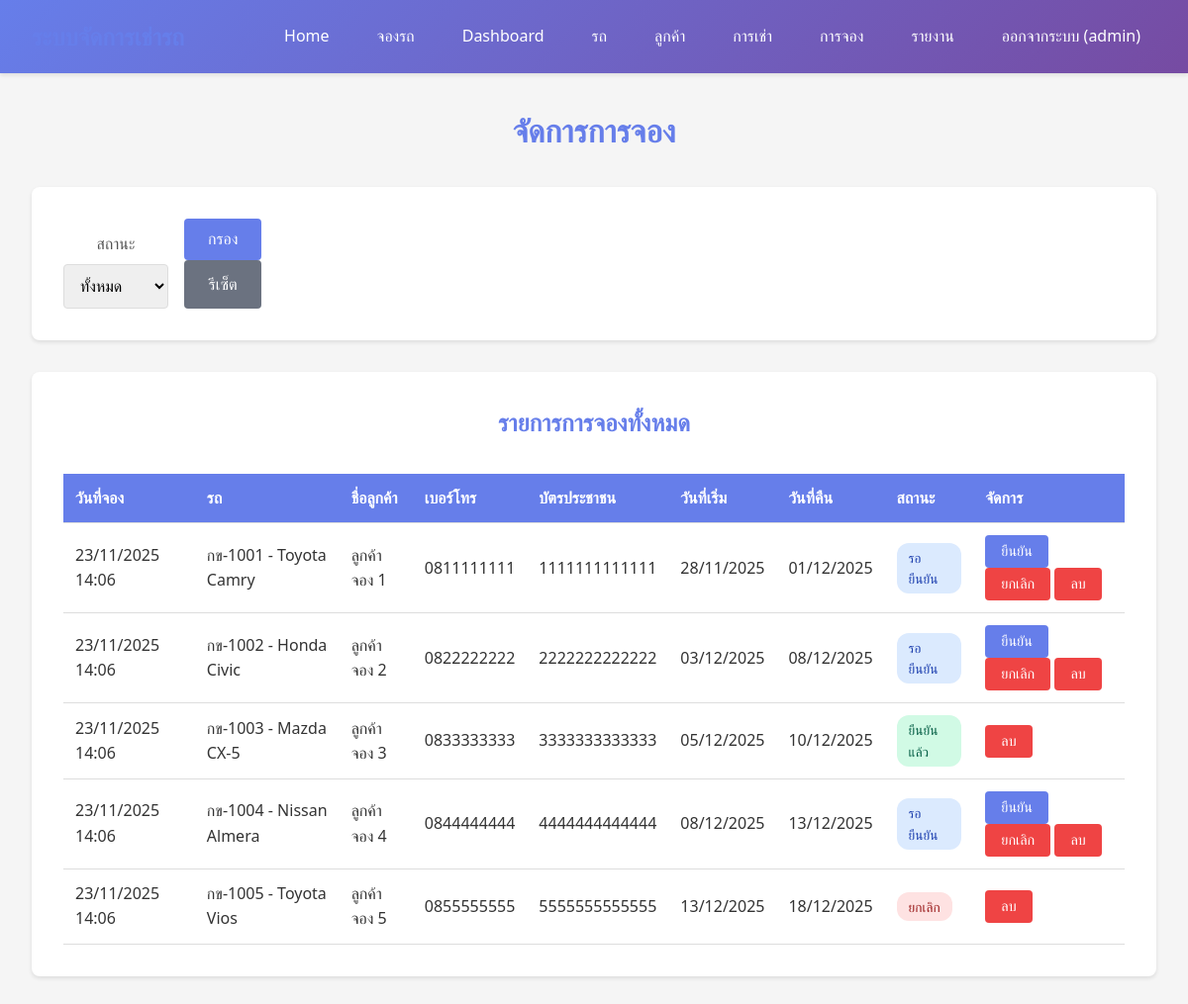
The page /bookings.php (signed in) on the database its author committed.
### tables this page shows
CREATE TABLE IF NOT EXISTS bookings (
  id INT AUTO_INCREMENT PRIMARY KEY,
  car_id INT NOT NULL,
  customer_name VARCHAR(100) NOT NULL,
  customer_phone VARCHAR(20) NOT NULL,
  customer_id_card VARCHAR(20) NOT NULL,
  customer_license VARCHAR(50),
  start_date DATE NOT NULL,
  end_date DATE NOT NULL,
  status ENUM('pending', 'confirmed', 'cancelled', 'completed') DEFAULT 'pending',
  notes TEXT,
  created_at TIMESTAMP DEFAULT CURRENT_TIMESTAMP,
  updated_at TIMESTAMP DEFAULT CURRENT_TIMESTAMP ON UPDATE CURRENT_TIMESTAMP,
  FOREIGN KEY (car_id) REFERENCES cars(id) ON DELETE RESTRICT
);

CREATE TABLE IF NOT EXISTS cars (
  id INT AUTO_INCREMENT PRIMARY KEY,
  license_plate VARCHAR(20) NOT NULL UNIQUE,
  brand VARCHAR(50) NOT NULL,
  model VARCHAR(50) NOT NULL,
  year INT NOT NULL,
  color VARCHAR(30),
  status ENUM('available', 'rented', 'maintenance') DEFAULT 'available',
  price_per_day DECIMAL(10, 2) NOT NULL,
  created_at TIMESTAMP DEFAULT CURRENT_TIMESTAMP,
  updated_at TIMESTAMP DEFAULT CURRENT_TIMESTAMP ON UPDATE CURRENT_TIMESTAMP
);

### bookings.php (the view, shortened to what this page needs)
<?php
require_once __DIR__ . '/auth.php';
$filter_status = $_GET['status'] ?? 'all';
$where_clause = $filter_status !== 'all' ? "WHERE b.status = '$filter_status'" : '';
$stmt = $pdo->query("SELECT b.*, c.license_plate, c.brand, c.model, c.price_per_day
    FROM bookings b
    JOIN cars c ON b.car_id = c.id
    $where_clause
    ORDER BY b.created_at DESC");
$bookings = $stmt->fetchAll();
?>
<!DOCTYPE html>
<html lang="th">
<head>
    <link rel="stylesheet" href="styles.css">
</head>
<body>
    <?php include 'header.php'; ?>
    <main class="container">
        <h1>จัดการการจอง</h1>
        <div class="form-section">
            <form method="GET" style="display: flex; gap: 1rem; align-items: end;">
                <div class="form-group">
                    <label>สถานะ</label>
                    <select name="status">
                        <option value="all" <?php echo $filter_status === 'all' ? 'selected' : ''; ?>>ทั้งหมด</option>
                    </select>
                </div>
                <div class="form-group">
                    <button type="submit" class="btn btn-primary">กรอง</button>
                    <a href="bookings.php" class="btn btn-secondary">รีเซ็ต</a>
                </div>
            </form>
        </div>
        <div class="table-section">
            <h2>รายการการจองทั้งหมด</h2>
            <div class="table-container">
                <table>
                    <thead>
                        <tr>
                            <th>วันที่จอง</th>
                            <th>รถ</th>
                            <th>ชื่อลูกค้า</th>
                            <th>เบอร์โทร</th>
                            <th>บัตรประชาชน</th>
                            <th>วันที่เริ่ม</th>
                            <th>วันที่คืน</th>
                            <th>สถานะ</th>
                            <th>จัดการ</th>
                        </tr>
                    </thead>
                    <tbody>
                        <?php if (empty($bookings)): ?>
                            <tr>
                                <td colspan="9" class="text-center">ยังไม่มีข้อมูลการจอง</td>
                            </tr>
                        <?php else: ?>
                            <?php foreach ($bookings as $booking): ?>
                                <tr>
                                    <td><?php echo date('d/m/Y H:i', strtotime($booking['created_at'])); ?></td>
                                    <td><?php echo htmlspecialchars($booking['license_plate'] . ' - ' . $booking['brand'] . ' ' . $booking['model']); ?></td>
                                    <td><?php echo htmlspecialchars($booking['customer_name']); ?></td>
                                    <td><?php echo htmlspecialchars($booking['customer_phone']); ?></td>
                                    <td><?php echo htmlspecialchars($booking['customer_id_card']); ?></td>
                                    <td><?php echo date('d/m/Y', strtotime($booking['start_date'])); ?></td>
                                    <td><?php echo date('d/m/Y', strtotime($booking['end_date'])); ?></td>
                                    <td>
                                        <span class="badge badge-<?php
                                            echo $booking['status'] === 'pending' ? 'active' :
                                                ($booking['status'] === 'confirmed' ? 'completed' : 'cancelled');
                                        ?>">
                                            <?php
                                            echo $booking['status'] === 'pending' ? 'รอยืนยัน' :
                                                ($booking['status'] === 'confirmed' ? 'ยืนยันแล้ว' : 'ยกเลิก');
                                            ?>
                                        </span>
                                    </td>
                                    <td>
                                        <?php if ($booking['status'] === 'pending'): ?>
                                            <form method="POST" style="display: inline;">
                                                <button type="submit" class="btn btn-sm btn-primary"
                                                    onclick="return confirm('ยืนยันการจองนี้และสร้างการเช่า?');">
                                                    ยืนยัน
                                                </button>
                                            </form>
                                            <form method="POST" style="display: inline;">
                                                <button type="submit" class="btn btn-sm btn-delete"
                                                    onclick="return confirm('ยกเลิกการจองนี้?');">
                                                    ยกเลิก
                                                </button>
                                            </form>
                                        <?php endif; ?>
                                        <form method="POST" style="display: inline;"
                                            onsubmit="return confirm('คุณแน่ใจหรือไม่ที่จะลบการจองนี้?');">
                                            <button type="submit" class="btn btn-sm btn-delete">ลบ</button>
                                        </form>
                                    </td>
                                </tr>
                            <?php endforeach; ?>
                        <?php endif; ?>
                    </tbody>
                </table>
            </div>
        </div>
    </main>
</body>
</html>

### header.php (shortened to what this page needs)
<header>
    <div class="header-content">
        <h1>ระบบจัดการเช่ารถ</h1>
        <nav>
            <a href="home.php">Home</a>
            <a href="booking.php">จองรถ</a>
            <?php if (!empty($_SESSION['user_id'])): ?>
                <a href="dashboard.php">Dashboard</a>
                <a href="cars.php">รถ</a>
                <a href="customers.php">ลูกค้า</a>
                <a href="rentals.php">การเช่า</a>
                <a href="bookings.php">การจอง</a>
                <a href="reports.php">รายงาน</a>
                <a href="logout.php">ออกจากระบบ (<?php echo htmlspecialchars($_SESSION['username']); ?>)</a>
            <?php else: ?>
                <a href="login.php">Login</a>
            <?php endif; ?>
        </nav>
    </div>
</header>

### styles.css (style rules this page uses)
* { margin: 0; padding: 0; box-sizing: border-box; }
body { font-family: 'Segoe UI', Tahoma, Geneva, Verdana, sans-serif; background-color: #f5f5f5; color: #333; line-height: 1.6; }
header { background: linear-gradient(135deg, #667eea 0%, #764ba2 100%); color: white; padding: 1rem 0; box-shadow: 0 2px 4px rgba(0,0,0,0.1); }
.header-content { max-width: 1200px; margin: 0 auto; padding: 0 2rem; display: flex; justify-content: space-between; align-items: center; flex-wrap: wrap; }
header h1 { font-size: 1.5rem; margin: 0; }
nav { display: flex; gap: 1rem; flex-wrap: wrap; }
nav a { color: white; text-decoration: none; padding: 0.5rem 1rem; border-radius: 4px; transition: background-color 0.3s; }
.container { max-width: 1200px; margin: 2rem auto; padding: 0 2rem; }
h1 { color: #667eea; margin-bottom: 2rem; }
h2 { color: #555; margin-bottom: 1rem; padding-bottom: 0.5rem; border-bottom: 2px solid #667eea; }
.form-section { background: white; padding: 2rem; border-radius: 8px; box-shadow: 0 2px 4px rgba(0,0,0,0.1); margin-bottom: 2rem; }
.form-group { display: flex; flex-direction: column; }
.form-group label { margin-bottom: 0.5rem; font-weight: 500; color: #555; }
.form-group input, .form-group select, .form-group textarea { padding: 0.75rem; border: 1px solid #ddd; border-radius: 4px; font-size: 1rem; transition: border-color 0.3s; }
.btn { padding: 0.75rem 1.5rem; border: none; border-radius: 4px; font-size: 1rem; cursor: pointer; text-decoration: none; display: inline-block; transition: all 0.3s; text-align: center; }
.btn-primary { background-color: #667eea; color: white; }
.btn-secondary { background-color: #6b7280; color: white; }
.btn-delete { background-color: #ef4444; color: white; }
.btn-sm { padding: 0.5rem 1rem; font-size: 0.9rem; }
.table-section { background: white; padding: 2rem; border-radius: 8px; box-shadow: 0 2px 4px rgba(0,0,0,0.1); margin-bottom: 2rem; }
.table-container { overflow-x: auto; }
table { width: 100%; border-collapse: collapse; margin-top: 1rem; }
thead { background-color: #667eea; color: white; }
th, td { padding: 0.75rem; text-align: left; border-bottom: 1px solid #ddd; }
th { font-weight: 600; }
.badge { padding: 0.25rem 0.75rem; border-radius: 12px; font-size: 0.85rem; font-weight: 500; display: inline-block; }
.badge-active { background-color: #dbeafe; color: #1e40af; }
.badge-completed { background-color: #d1fae5; color: #065f46; }
.badge-cancelled { background-color: #fee2e2; color: #991b1b; }
main { text-align: center; padding: 3rem 2rem; }
main h2 { color: #667eea; margin-bottom: 1rem; border: none; padding: 0; }

### rows shown on the page
bookings: created_at "23/11/2025 14:06", car.model "กข-1001 - Toyota Camry", customer_name "ลูกค้าจอง 1", customer_phone "0811111111", customer_id_card "1111111111111", start_date "28/11/2025", end_date "01/12/2025", status "รอยืนยัน"
bookings: created_at "23/11/2025 14:06", car.model "กข-1002 - Honda Civic", customer_name "ลูกค้าจอง 2", customer_phone "0822222222", customer_id_card "2222222222222", start_date "03/12/2025", end_date "08/12/2025", status "รอยืนยัน"
bookings: created_at "23/11/2025 14:06", car.model "กข-1003 - Mazda CX-5", customer_name "ลูกค้าจอง 3", customer_phone "0833333333", customer_id_card "3333333333333", start_date "05/12/2025", end_date "10/12/2025", status "ยืนยันแล้ว"
bookings: created_at "23/11/2025 14:06", car.model "กข-1004 - Nissan Almera", customer_name "ลูกค้าจอง 4", customer_phone "0844444444", customer_id_card "4444444444444", start_date "08/12/2025", end_date "13/12/2025", status "รอยืนยัน"
bookings: created_at "23/11/2025 14:06", car.model "กข-1005 - Toyota Vios", customer_name "ลูกค้าจอง 5", customer_phone "0855555555", customer_id_card "5555555555555", start_date "13/12/2025", end_date "18/12/2025", status "ยกเลิก"

### other values the page prints
$_SESSION['username'] "admin"
